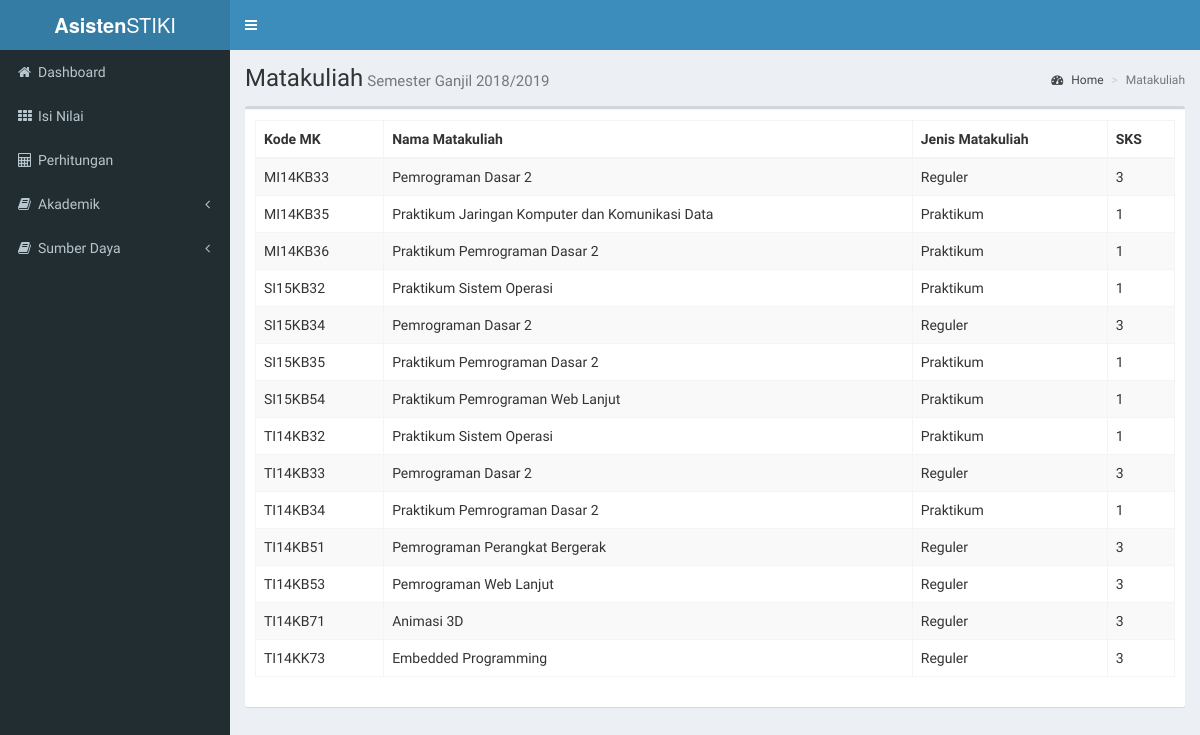
Screenshot of /index.php/matakuliah with the database file from the repository.
### tables this page shows
CREATE TABLE `matakuliah` (
  `kodemk` varchar(8) NOT NULL,
  `namamk` varchar(50) NOT NULL,
  `sks` int(11) NOT NULL,
  `semester` varchar(10) NOT NULL,
  `tipe` tinyint(4) NOT NULL,
  PRIMARY KEY (`kodemk`)
);

### application/controllers/Matakuliah.php (called while the page is built, shortened)
<?php
class Matakuliah extends CI_Controller {
    public function __construct(){
        $this->load->model('mod_matkul');
    }
    public function index(){
        $bulan = date('m');
        $tahun = date('Y');
        $tahun_ajaran = $bulan <= 7 ? ($tahun - 1) . "/" . $tahun : $tahun . "/" . ($tahun + 1);
        $semester = ($bulan >= 2 && $bulan <= 7) ? 'Genap' : 'Ganjil';
        $data['matkul'] = $this->mod_matkul->fetchAll();
        $data['subtitle'] = "Semester " . $semester . " " . $tahun_ajaran;
        $this->load->view('matakuliah/view', $data);
    }
}
?>

### index.php (called while the page is built, shortened)
<?php
require_once BASEPATH.'core/CodeIgniter.php';

### application/models/Mod_matkul.php (called while the page is built, shortened)
<?php
class Mod_matkul extends CI_Model{
    public function fetchAll(){
        $bulan = date('m');
        $semester = ($bulan >= 2 && $bulan <= 7) ? 'Genap' : 'Ganjil';
        return $this->db->where('semester', $semester)->get('matakuliah')->result();
    }
}
?>

### application/views/matakuliah/view.php (the view, shortened to what this page needs)
<div class="box">
	<div class="box-footer">
		<table class="table table-bordered table-striped mytable">
			<thead>
				<tr>
					<th>Kode MK</th>
					<th>Nama Matakuliah</th>
					<th>Jenis Matakuliah</th>
					<th>SKS</th>
				</tr>
			</thead>
			<tbody>
				<?php foreach($matkul as $mk):?>
				<tr>
					<td><?php echo $mk->kodemk?></td>
					<td><?php echo $mk->namamk?></td>
					<td><?php echo $mk->tipe == 1 ? 'Reguler' : 'Praktikum' ?></td>
					<td><?php echo $mk->sks?></td>
				</tr>
				<?php endforeach;?>
			</tbody>
		</table>
	</div>
</div>

### rows the page displays
matakuliah: kodemk "MI14KB33", namamk "Pemrograman Dasar 2", tipe "Reguler", sks "3"
matakuliah: kodemk "MI14KB35", namamk "Praktikum Jaringan Komputer dan Komunikasi Data", tipe "Praktikum", sks "1"
matakuliah: kodemk "MI14KB36", namamk "Praktikum Pemrograman Dasar 2", tipe "Praktikum", sks "1"
matakuliah: kodemk "SI15KB32", namamk "Praktikum Sistem Operasi", tipe "Praktikum", sks "1"
matakuliah: kodemk "SI15KB34", namamk "Pemrograman Dasar 2", tipe "Reguler", sks "3"
matakuliah: kodemk "SI15KB35", namamk "Praktikum Pemrograman Dasar 2", tipe "Praktikum", sks "1"
matakuliah: kodemk "SI15KB54", namamk "Praktikum Pemrograman Web Lanjut", tipe "Praktikum", sks "1"
matakuliah: kodemk "TI14KB32", namamk "Praktikum Sistem Operasi", tipe "Praktikum", sks "1"
matakuliah: kodemk "TI14KB33", namamk "Pemrograman Dasar 2", tipe "Reguler", sks "3"
matakuliah: kodemk "TI14KB34", namamk "Praktikum Pemrograman Dasar 2", tipe "Praktikum", sks "1"
matakuliah: kodemk "TI14KB51", namamk "Pemrograman Perangkat Bergerak", tipe "Reguler", sks "3"
matakuliah: kodemk "TI14KB53", namamk "Pemrograman Web Lanjut", tipe "Reguler", sks "3"
matakuliah: kodemk "TI14KB71", namamk "Animasi 3D", tipe "Reguler", sks "3"
matakuliah: kodemk "TI14KK73", namamk "Embedded Programming", tipe "Reguler", sks "3"

### other values shown
str_replace('_', ' ', $this->uri->segment(1)) "Matakuliah"
$subtitle "Semester Ganjil 2018/2019"
